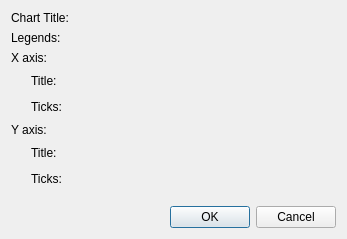
<?xml version="1.0" encoding="UTF-8"?>
<ui version="4.0">
 <class>Graph2dHybridWindowFontSettingDialog</class>
 <widget class="QDialog" name="Graph2dHybridWindowFontSettingDialog">
  <property name="geometry">
   <rect>
    <x>0</x>
    <y>0</y>
    <width>347</width>
    <height>239</height>
   </rect>
  </property>
  <property name="windowTitle">
   <string>Chart Font Setting</string>
  </property>
  <layout class="QVBoxLayout" name="verticalLayout">
   <item>
    <layout class="QGridLayout" name="gridLayout" columnstretch="0,1">
     <item row="0" column="0">
      <widget class="QLabel" name="chartTitleLabel">
       <property name="text">
        <string>Chart Title:</string>
       </property>
      </widget>
     </item>
     <item row="0" column="1">
      <widget class="QFontEditWidget" name="chartTitleWidget" native="true"/>
     </item>
     <item row="1" column="0">
      <widget class="QLabel" name="legendLabel">
       <property name="text">
        <string>Legends:</string>
       </property>
      </widget>
     </item>
     <item row="1" column="1">
      <widget class="QFontEditWidget" name="legendWidget" native="true"/>
     </item>
     <item row="2" column="0">
      <widget class="QLabel" name="xAxisLabel">
       <property name="text">
        <string>X axis:</string>
       </property>
      </widget>
     </item>
     <item row="3" column="0">
      <layout class="QHBoxLayout" name="horizontalLayout">
       <item>
        <spacer name="horizontalSpacer">
         <property name="orientation">
          <enum>Qt::Horizontal</enum>
         </property>
         <property name="sizeType">
          <enum>QSizePolicy::Fixed</enum>
         </property>
         <property name="sizeHint" stdset="0">
          <size>
           <width>20</width>
           <height>20</height>
          </size>
         </property>
        </spacer>
       </item>
       <item>
        <widget class="QLabel" name="xAxisTitleLabel">
         <property name="text">
          <string>Title:</string>
         </property>
        </widget>
       </item>
      </layout>
     </item>
     <item row="3" column="1">
      <widget class="QFontEditWidget" name="xAxisTitleWidget" native="true"/>
     </item>
     <item row="4" column="0">
      <layout class="QHBoxLayout" name="horizontalLayout_2">
       <item>
        <spacer name="horizontalSpacer_2">
         <property name="orientation">
          <enum>Qt::Horizontal</enum>
         </property>
         <property name="sizeType">
          <enum>QSizePolicy::Fixed</enum>
         </property>
         <property name="sizeHint" stdset="0">
          <size>
           <width>20</width>
           <height>20</height>
          </size>
         </property>
        </spacer>
       </item>
       <item>
        <widget class="QLabel" name="xAxisTickLabel">
         <property name="text">
          <string>Ticks:</string>
         </property>
        </widget>
       </item>
      </layout>
     </item>
     <item row="4" column="1">
      <widget class="QFontEditWidget" name="xAxisTickWidget" native="true"/>
     </item>
     <item row="5" column="0">
      <widget class="QLabel" name="yAxisLabel">
       <property name="text">
        <string>Y axis:</string>
       </property>
      </widget>
     </item>
     <item row="6" column="0">
      <layout class="QHBoxLayout" name="horizontalLayout_3">
       <item>
        <spacer name="horizontalSpacer_3">
         <property name="orientation">
          <enum>Qt::Horizontal</enum>
         </property>
         <property name="sizeType">
          <enum>QSizePolicy::Fixed</enum>
         </property>
         <property name="sizeHint" stdset="0">
          <size>
           <width>20</width>
           <height>20</height>
          </size>
         </property>
        </spacer>
       </item>
       <item>
        <widget class="QLabel" name="yAxisTitleLabel">
         <property name="text">
          <string>Title:</string>
         </property>
        </widget>
       </item>
      </layout>
     </item>
     <item row="6" column="1">
      <widget class="QFontEditWidget" name="yAxisTitleWidget" native="true"/>
     </item>
     <item row="7" column="0">
      <layout class="QHBoxLayout" name="horizontalLayout_4">
       <item>
        <spacer name="horizontalSpacer_4">
         <property name="orientation">
          <enum>Qt::Horizontal</enum>
         </property>
         <property name="sizeType">
          <enum>QSizePolicy::Fixed</enum>
         </property>
         <property name="sizeHint" stdset="0">
          <size>
           <width>20</width>
           <height>20</height>
          </size>
         </property>
        </spacer>
       </item>
       <item>
        <widget class="QLabel" name="yAxisTickLabel">
         <property name="text">
          <string>Ticks:</string>
         </property>
        </widget>
       </item>
      </layout>
     </item>
     <item row="7" column="1">
      <widget class="QFontEditWidget" name="yAxisTickWidget" native="true"/>
     </item>
    </layout>
   </item>
   <item>
    <spacer name="verticalSpacer">
     <property name="orientation">
      <enum>Qt::Vertical</enum>
     </property>
     <property name="sizeHint" stdset="0">
      <size>
       <width>20</width>
       <height>3</height>
      </size>
     </property>
    </spacer>
   </item>
   <item>
    <widget class="QDialogButtonBox" name="buttonBox">
     <property name="orientation">
      <enum>Qt::Horizontal</enum>
     </property>
     <property name="standardButtons">
      <set>QDialogButtonBox::Cancel|QDialogButtonBox::Ok</set>
     </property>
    </widget>
   </item>
  </layout>
 </widget>
 <customwidgets>
  <customwidget>
   <class>QFontEditWidget</class>
   <extends>QWidget</extends>
   <header>misc/qfonteditwidget.h</header>
   <container>1</container>
  </customwidget>
 </customwidgets>
 <resources/>
 <connections>
  <connection>
   <sender>buttonBox</sender>
   <signal>accepted()</signal>
   <receiver>Graph2dHybridWindowFontSettingDialog</receiver>
   <slot>accept()</slot>
   <hints>
    <hint type="sourcelabel">
     <x>248</x>
     <y>254</y>
    </hint>
    <hint type="destinationlabel">
     <x>157</x>
     <y>274</y>
    </hint>
   </hints>
  </connection>
  <connection>
   <sender>buttonBox</sender>
   <signal>rejected()</signal>
   <receiver>Graph2dHybridWindowFontSettingDialog</receiver>
   <slot>reject()</slot>
   <hints>
    <hint type="sourcelabel">
     <x>316</x>
     <y>260</y>
    </hint>
    <hint type="destinationlabel">
     <x>286</x>
     <y>274</y>
    </hint>
   </hints>
  </connection>
 </connections>
</ui>
